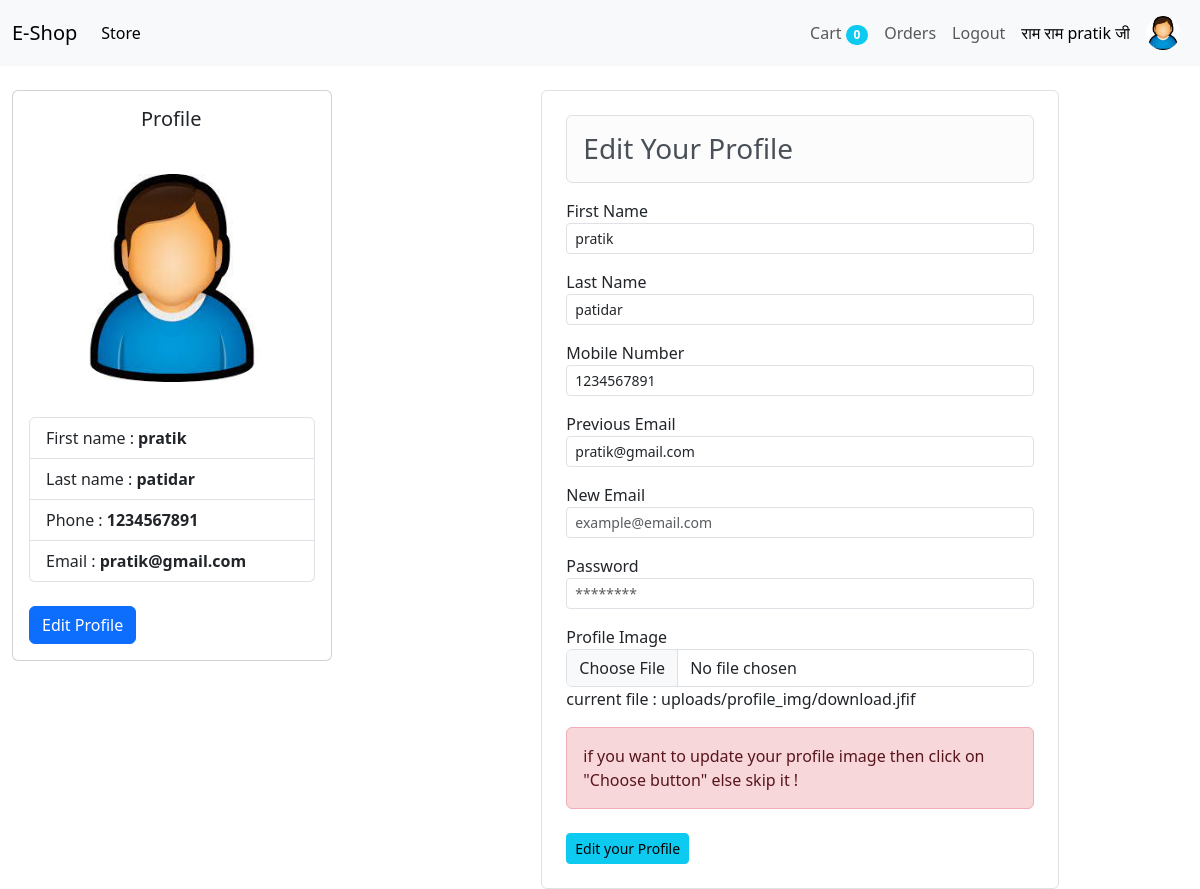
Screenshot of /profile?toggle_content=true (signed in) with the database file from the repository.
### store/models/customer.py (models this page shows, shortened)
class Customer(models.Model):
    first_name = models.CharField(max_length=50)
    last_name = models.CharField(max_length=50)
    phone = models.CharField(max_length=15)
    email = models.EmailField()
    password = models.CharField(max_length=500)
    image = models.ImageField(upload_to='uploads/profile_img/' , default="uploads/profile_img/download.jfif" )
    @staticmethod
    def get_customer_by_email(email):
        try:
            return Customer.objects.get(email = email)
        except:
            return False
    @staticmethod
    def get_detail(self):
        customer_d = Customer.objects.get(id = self)
        name = customer_d.first_name
        print(customer_d)
        print(name)
        return name
    @staticmethod
    def get_detail_image(self):
        customer_d = Customer.objects.get(id = self)
        img = customer_d.image
        print(customer_d)
        return img

### store/views/profile.py (the view, shortened to what this page needs)
# urls.py: path('profile' , Profile.as_view() ,name = "profile"),
class Profile(View):
    def get(self ,request) :
        email = request.session.get('email')
        customer_detail = Customer.get_customer_by_email(email = email)
        show_content = False
        val = request.GET.get('toggle_content') == 'true'
        if val :
           show_content = True
        if customer_detail :
            customer = {
                'first_name': customer_detail.first_name ,
                'last_name': customer_detail.last_name ,
                'phone': customer_detail.phone ,
                'email': customer_detail.email ,
                'img':  customer_detail.image,
                'password': customer_detail.password
            }
            return render(request , "profile.html" , {'customer' : customer , 'values':customer ,'show_content':show_content})
        else :
            return redirect('login')

### store/templatetags/detail.py (called while the page is built)
@register.filter(name = "login_detail")
def login_detail(customer):
    print("this is a customer " ,customer)
    name = Customer.get_detail(customer)
    return name

@register.filter(name = "login_detail_image")
def login_detail_image(customer):
    img = Customer.get_detail_image(customer)
    print("profile img " ,img)
    return img.url

### store/templates/profile.html (shortened to what this page needs)
{% extends 'base.html' %} {% block content %}
<div class="container-fluid mt-4">
    <div class="row">
        <div class="col-lg-4 mx-auto">
            <div class="card  p-auto" style=" height:auto ; width: 20rem;">
                <h5 class="card-title" style="margin-left: 7rem;
                padding: 1rem;">Profile</h5>
                <img class="card-img-top" style="
                    width: 12rem;
                    height: 10rem;
                    height: 13rem;
                    border-radius: 25%;
                    margin: 19px auto;
                " src="{{customer.img.url}}" alt="not opennnnnnnnnnnnnn">
                <div class="card-body">
                    <ul class="list-group">
                        <li class="list-group-item">First name : <b>{{customer.first_name}} </b></li>
                        <li class="list-group-item">Last name : <b>{{customer.last_name}}</b></li>
                        <li class="list-group-item">Phone :<b> {{customer.phone}}</b></li>
                        <li class="list-group-item">Email :<b> {{customer.email}}</b></li>
                    </ul>
                    <a href="/profile?toggle_content=true" class="btn btn-primary mt-4">Edit Profile</a>
                </div>
            </div>
        </div>
        {% if show_content %}
        <div class="col-lg-8 mx-auto">
            <div class="col-lg-8 mx-auto border rounded p-4">
                <h3 class="alert alert-light border rounded"> Edit Your Profile</h3>
                <form action="/profile" method="POST" enctype="multipart/form-data">
                    <div class="form-group mt-3">
                        <label for="">First Name</label>
                        <input type="text" name="firstname" id="" value="{{values.first_name}}" class="form-control form-control-sm">
                    </div>
                    <div class="form-group mt-3">
                        <label for="">Last Name</label>
                        <input type="text" name="lastname" id="" value="{{values.last_name}}" class="form-control form-control-sm">
                    </div>
                    <div class="form-group mt-3">
                        <label for="">Mobile Number</label>
                        <input type="text" name="phone" id="" value="{{values.phone}}" class="form-control form-control-sm" placeholder="9898989898">
                    </div>
                    <div class="form-group mt-3">
                        <label for="">Previous Email</label>
                        <input type="email" name="prev_email" id="" value="{{values.email}}" class="form-control form-control-sm" placeholder="example@email.com" readonly>
                    </div>
                    <div class="form-group mt-3">
                        <label for="">New Email</label>
                        <input type="email" name="new_email" id="" class="form-control form-control-sm" placeholder="example@email.com">
                    </div>
                    <div class="form-group mt-3">
                        <label for="">Password</label>
                        <input type="Password" name="password" id="" class="form-control form-control-sm" placeholder="********">
                    </div>
                    <label class="mt-3" for="">Profile Image</label>
                    <div class="input-group">
                        <input type="file" name="profile_image" accept="image/*" class="form-control" placeholder="upload profile photo">
                    </div>
                    <p> current file : {{customer.img.name}}</p>
                    <div class="alert alert-danger" role="alert">
                        if you want to update your profile image then click on "Choose button" else skip it !
                    </div>
                    <div class="form-group mt-4">
                        <input class="btn btn-sm btn-info" type="submit" value="Edit your Profile">
                    </div>
                </form>
            </div>
        </div>
        {% endif %}
    </div>
</div>
{% endblock %}

### store/templates/base.html (shortened to what this page needs)
{% load detail %}
<!doctype html>
<html lang="en">
<head>
    <link href="https://cdn.jsdelivr.net/npm/bootstrap@5.3.2/dist/css/bootstrap.min.css" rel="stylesheet">
</head>
<body>
    <nav class="navbar navbar-expand-lg bg-body-tertiary">
        <div class="container-fluid">
            <a class="navbar-brand" href="/">E-Shop</a>
            <div class="collapse navbar-collapse" id="navbarSupportedContent">
                <ul class="navbar-nav me-auto mb-2 mb-lg-0">
                    <li class="nav-item">
                        <a class="nav-link active" aria-current="page" href="#">Store</a>
                    </li>
                </ul>
                <ul class="navbar-nav my-2 my-lg-0">
                    <li class="nav-item my-auto">
                        <a class="nav-link " aria-current="page" href="/cart">Cart
                            <span class="badge rounded-pill bg-info ">{{request.session.cart.keys|length}}</span>
                        </a>
                    </li>
                    {% if request.session.customer %}
                    <li class="nav-item my-auto">
                        <a class="nav-link" aria-current="page" href="/orders">Orders</a>
                    </li>
                    <li class="nav-item my-auto">
                        <a class="nav-link" aria-current="page" href="/logout">Logout</a>
                    </li>
                    <li class="nav-item " style="display: flex; ">
                        <a class="nav-link active my-auto " aria-current="page" href="/profile">राम राम {{request.session.customer|login_detail}}  जी</a>
                        <a href="/profile">
                            <img class="nav-link" href="/profile" style="border-radius: 50%;  width:50px; height:50px; " src="{{request.session.customer|login_detail_image}}" alt="">
                        </a>
                    </li>
                    {% endif %}
                </ul>
            </div>
        </div>
    </nav>
    {% block content %} {% endblock %}
</body>
</html>

### rows the page displays
Customer: session.customer|login_detail "pratik", session.customer|login_detail_image (picture), first_name "pratik", last_name "patidar", phone "1234567891", email "pratik@gmail.com", firstname "pratik", lastname "patidar", prev_email "pratik@gmail.com", img.name "uploads/profile_img/download.jfif"

### other values shown
{{ request.session.cart.keys|length }} "0"
